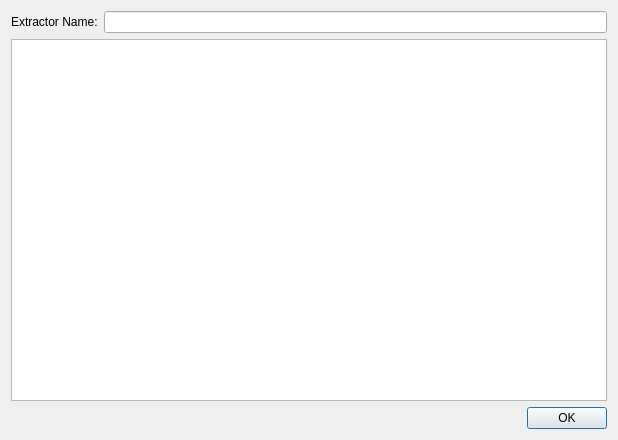
<?xml version="1.0" encoding="UTF-8"?>
<ui version="4.0">
 <class>ExtractorDialog</class>
 <widget class="QDialog" name="ExtractorDialog">
  <property name="geometry">
   <rect>
    <x>0</x>
    <y>0</y>
    <width>618</width>
    <height>440</height>
   </rect>
  </property>
  <property name="windowTitle">
   <string>Dialog</string>
  </property>
  <layout class="QVBoxLayout" name="verticalLayout">
   <item>
    <layout class="QHBoxLayout" name="horizontalLayout">
     <item>
      <widget class="QLabel" name="label">
       <property name="text">
        <string>Extractor Name:</string>
       </property>
      </widget>
     </item>
     <item>
      <widget class="QLineEdit" name="lineEditExtractorName"/>
     </item>
    </layout>
   </item>
   <item>
    <widget class="QPlainTextEdit" name="plainTextEditExtractor"/>
   </item>
   <item>
    <layout class="QHBoxLayout" name="horizontalLayout_2">
     <item>
      <spacer name="horizontalSpacer">
       <property name="orientation">
        <enum>Qt::Horizontal</enum>
       </property>
       <property name="sizeHint" stdset="0">
        <size>
         <width>40</width>
         <height>20</height>
        </size>
       </property>
      </spacer>
     </item>
     <item>
      <widget class="QPushButton" name="buttonOK">
       <property name="text">
        <string>OK</string>
       </property>
      </widget>
     </item>
    </layout>
   </item>
  </layout>
 </widget>
 <resources/>
 <connections/>
</ui>
